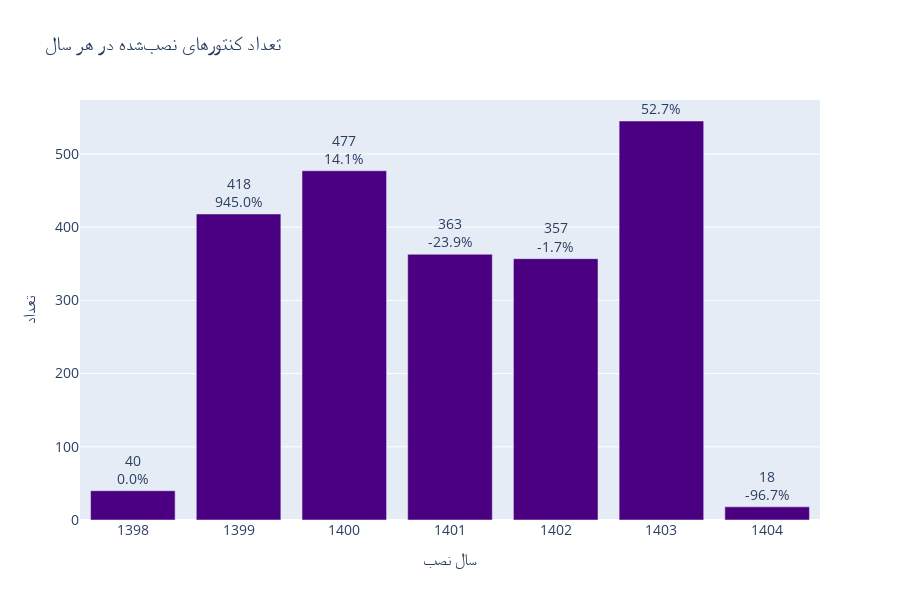

The cell this chart's notebook holds for it:
### Code cell
import pandas as pd
import plotly.graph_objects as go

# مرحله 1: شمارش کنتورها بر اساس سال نصب
install_counts = info_copy['Installation_Year'].value_counts().sort_index()
df_counts = install_counts.reset_index()
df_counts.columns = ['Year', 'Count']

# مرحله 2: محاسبه تغییرات سالانه
df_counts['Change'] = df_counts['Count'].diff().fillna(0).astype(int)
df_counts['Change(%)'] = df_counts['Count'].pct_change().fillna(0) * 100
df_counts['Label'] = df_counts['Count'].astype(str) + "<br>" + df_counts['Change(%)'].round(1).astype(str) + "%"

# مرحله 3: رسم نمودار
fig = go.Figure()

# Bar chart for count
fig.add_trace(go.Bar(
    x=df_counts['Year'],
    y=df_counts['Count'],
    text=df_counts['Label'],
    textposition='outside',
    name='تعداد نصب',
    marker_color='indigo'
))

# مرحله 4: تنظیمات نهایی
fig.update_layout(
    title='تعداد کنتورهای نصبشده در هر سال',
    xaxis_title='سال نصب',
    yaxis_title='تعداد',
    yaxis_tickformat=',',
    font=dict(size=14),
    height=600
)

fig.show()

### Figure 1 — Plotly figure (JSON) as saved in the notebook; plotly's stock layout.template omitted (floating-point values rounded to 4 significant figures)
{"data": [{"marker": {"color": "indigo"}, "name": "تعداد نصب", "text": ["40<br>0.0%", "418<br>945.0%", "477<br>14.1%", "363<br>-23.9%", "357<br>-1.7%", "545<br>52.7%", "18<br>-96.7%"], "textposition": "outside", "type": "bar", "x": ["1398", "1399", "1400", "1401", "1402", "1403", "1404"], "y": [40, 418, 477, 363, 357, 545, 18]}], "layout": {"font": {"size": 14}, "height": 600, "title": {"text": "تعداد کنتورهای نصبشده در هر سال"}, "xaxis": {"title": {"text": "سال نصب"}}, "yaxis": {"tickformat": ",", "title": {"text": "تعداد"}}}}
